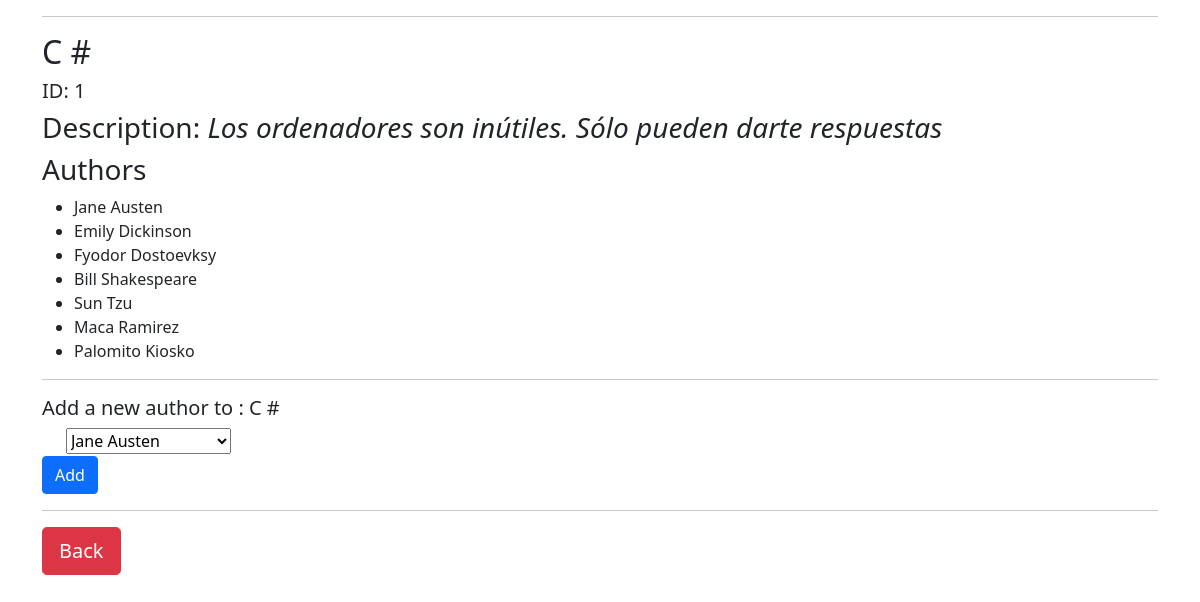
Screenshot of /book/1 with the database file from the repository.
### books_authors_app/models.py (models this page shows)
class Book(models.Model):
    title = models.CharField(max_length=255)
    description = models.TextField()
    created_at = models.DateTimeField(auto_now_add=True)
    updated_at = models.DateTimeField(auto_now=True)

class Publisher(models.Model):
    first_name = models.CharField(max_length=255)
    last_name = models.CharField(max_length=255)
    notas = models.TextField(null=True)
    books = models.ManyToManyField(Book, related_name="publishers")
    created_at = models.DateTimeField(auto_now_add=True)
    updated_at = models.DateTimeField(auto_now=True)

### books_authors_app/views.py (the view)
# urls.py: path('book/<int:num>', views.book),
def book(request, num):
    book= Book.objects.get(id=num)
    context={
        'book': book,
        'authors': book.publishers.all(),
        'allauthors': Publisher.objects.all()
    }
    return render(request,'libro.html', context)

### books_authors_app/templates/libro.html (shortened to what this page needs)
<!DOCTYPE html>
<html lang="en">
    <head>
        <link href="https://cdn.jsdelivr.net/npm/bootstrap@5.0.1/dist/css/bootstrap.min.css" rel="stylesheet"
>
    </head>
    <body>
        <div class="container">
            <hr>
            <h2>{{ book.title }}</h2>
            <h5>ID: {{ book.id }}</h5>
            <h3>Description: <i> {{ book.description }} </i>  </h3>
            <h3>Authors</h3>
            <ul>
                {% for author in authors %}
                <li>{{ author.first_name }} {{ author.last_name }}</li>
                {% endfor %}
            </ul>
            <hr>
            <form action="/books/{{ book.id }}" method="post">
                <h5>Add a new author to : {{ book.title }} </h5>
                <div class="form-check">
                    <select name="addauthor" id="addauthor">
                        {% for author in allauthors %}
                        <option value="{{author.id}}">{{ author.first_name }} {{ author.last_name }}</option>
                        {% endfor %}
                    </select>
                </div>
                <button type="submit" class="btn btn-primary">Add</button>
                <hr>
                <div><a href="/books"><button type="button" class="btn btn-danger btn-lg">Back</button></a></div>
        </div>
    </body>
</html>

### rows the page displays
Book: title "C #", id "1", description "Los ordenadores son inútiles. Sólo pueden darte respuestas"
Publisher: first_name "Jane", last_name "Austen"
Publisher: first_name "Emily", last_name "Dickinson"
Publisher: first_name "Fyodor", last_name "Dostoevksy"
Publisher: first_name "Bill", last_name "Shakespeare"
Publisher: first_name "Sun", last_name "Tzu"
Publisher: first_name "Maca", last_name "Ramirez"
Publisher: first_name "Palomito", last_name "Kiosko"

### other values shown
form field addauthor "Jane Austen"
